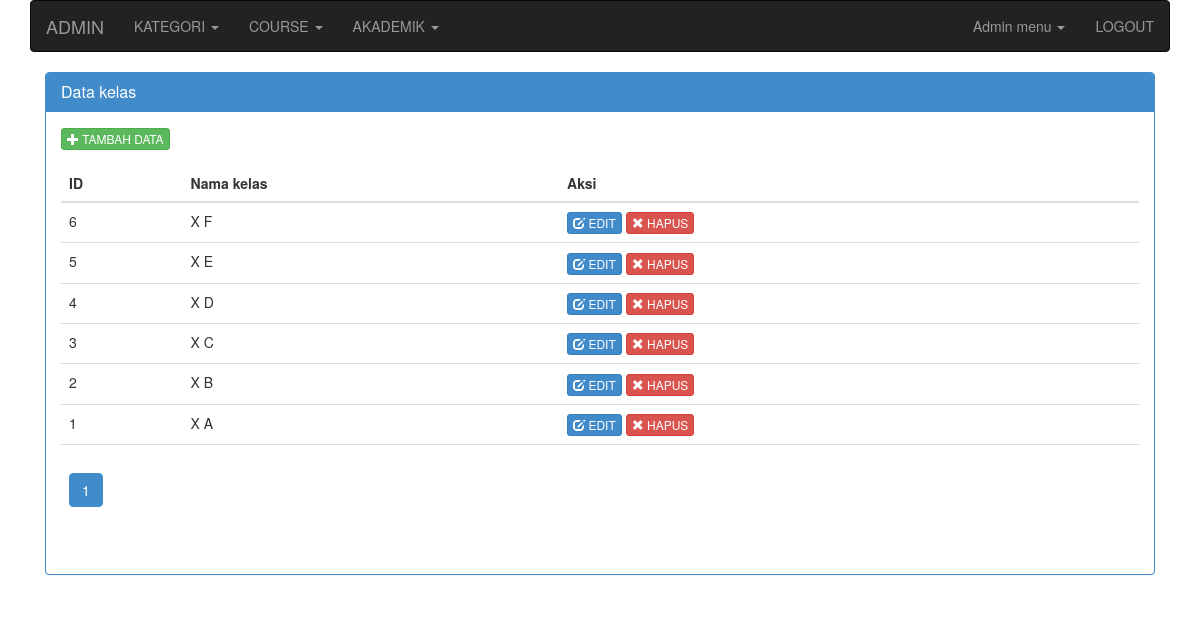
/admin.php?mod=kelas (signed in), run on an earlier commit of the app's database.
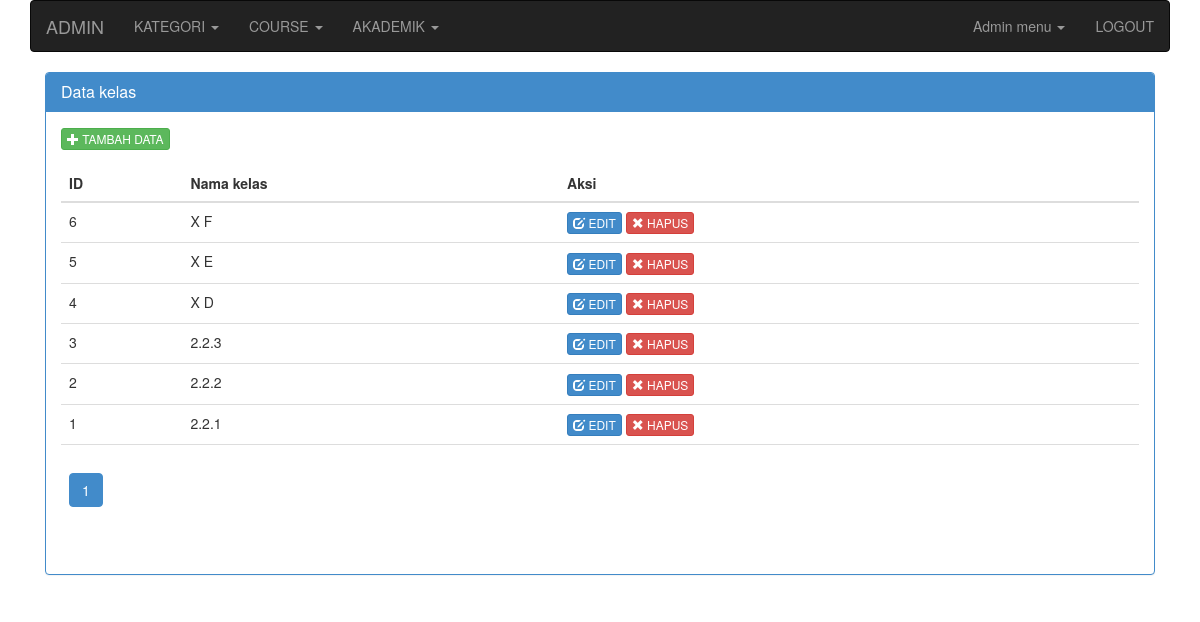
And on a later commit of the database.
### tables this page shows
CREATE TABLE `kelas` (
  `kelas_id` int(11) unsigned NOT NULL AUTO_INCREMENT,
  `kelas_nama` varchar(255) DEFAULT NULL,
  PRIMARY KEY (`kelas_id`)
);

### modules/kelas/admin/action_kelas.php (called while the page is built, shortened)
<?php
$query = "SELECT * FROM kelas ORDER BY kelas_id DESC";
$paging = new Pagination($query,10);
$num_rows = $paging->NumRows();
$result = $paging->Result();
$link = $paging->Link();
?>

### modules/kelas/admin/kelas.php (the view, shortened to what this page needs)
<div class="col-md-12" id="content-container">
<div class="panel panel-primary">
    <div class="panel-heading"><h3 class="panel-title">Data kelas</h3></div>
    <div class="panel-body">
            <div class="row clearfix">
            <div class="col-md-12 column" id="post">
            	<div class="text-left" style="margin-bottom:15px;"><?=link_tambah("admin.php?mod=kelas&act=add_kelas")?></div>
            	<div class="table-responsive">
            	<table class="table">
					<thead>
                    	<tr>
                        	<th>ID</th>
                            <th>Nama kelas</th>
                            <th>Aksi</th>
                        </tr>
                    </thead>
                    <tbody>
						<?php
                        if( $num_rows > 0 )
                        {
                            foreach($result as $row)
                            {
                         ?>
                         		<tr>
                                	<td><?=$row['kelas_id']?></td>
                                    <td><?=$row['kelas_nama']?></td>
                                    <td>
									<?=link_edit("admin.php?mod=kelas&act=edit_kelas&id=".$row['kelas_id'])?>
                                    <?=link_hapus("admin.php?mod=kelas&delete=yes&id=".$row['kelas_id'])?>
                                    </td>
                                </tr>
                        <?php
                            }
                        }else{
						?>
                        	<tr>
                            	<td colspan="3" align="center"><em>Tidak ada data</em></td>
                            </tr>
                        <?php
						}
                        ?>
                    </tbody>
                    <tfoot>
                    	<tr>
                        	<td colspan="3"><?php echo $link; ?></td>
                        </tr>
                    </tfoot>
            	</table>
            	</div>
            </div>
            </div>
    </div>
</div>
</div>

### includes/fungsi.web.php (shortened to what this page needs)
<?php
function link_edit($url, $attr = "" )
{
	$str = "<a href=\"$url\" class=\"btn btn-primary btn-xs\" $attr>
			<i class=\"glyphicon glyphicon-edit\"></i> EDIT</a>";
	return $str;
}
function link_hapus($url, $attr = "" )
{
	$confirm = " onclick=\"return confirm('Apakah Anda yakin akan menghapus data ini?');\"";
	$str = "<a href=\"$url\" class=\"btn btn-danger btn-xs\" $confirm $attr>
			<i class=\"glyphicon glyphicon-remove\"></i> HAPUS</a>";
	return $str;
}
function link_tambah($url="",$title="Tambah data", $attr = "")
{
	$title = strtoupper($title);
	$str = "<a href=\"$url\" class=\"btn btn-success btn-xs\" $attr>
			<i class=\"glyphicon glyphicon-plus\"></i> $title</a>";
	return $str;
}

What changed in the data, as far as the page shows it:
changed kelas id 3: kelas_nama "X C" → "2.2.3"
changed kelas id 2: kelas_nama "X B" → "2.2.2"
changed kelas id 1: kelas_nama "X A" → "2.2.1"
